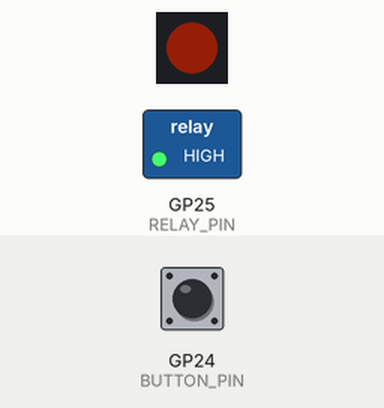
Recording of a sketch running on a simulated Raspberry Pi Pico. On the bench: 1 RGB LEDs in strip order, left to right, switched loads named in the sketch (green lamp = pin HIGH). Dashed ring = blinking. The inputs (shaded band) are chosen by the test bench; at power-on: GP24 (BUTTON_PIN) HIGH. Dim RGB values are drawn brighter than linear.

Above: at 1.2 s.
1.3 s: GP24 (BUTTON_PIN) pulled LOW for 0.15 s
4.4 s: GP24 (BUTTON_PIN) pulled LOW for 1 s
At 5.5 s:
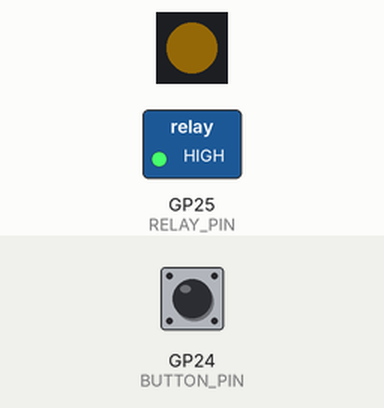
At 8.55 s:
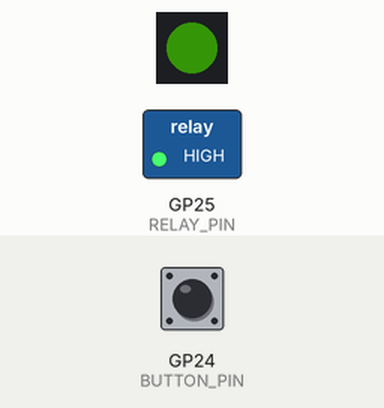
10.7 s: GP24 (BUTTON_PIN) pulled LOW for 0.15 s
13.8 s: GP24 (BUTTON_PIN) pulled LOW for 1 s
At 16.25 s:
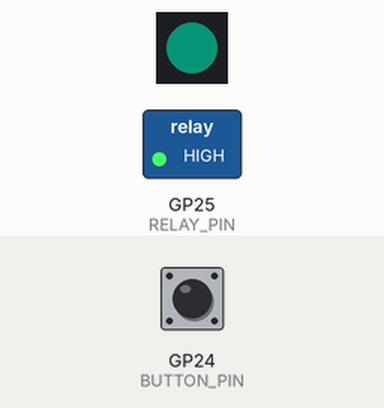
Timing chart, 0 to 26.3 s (numbered marks = the images above; inputs shaded):
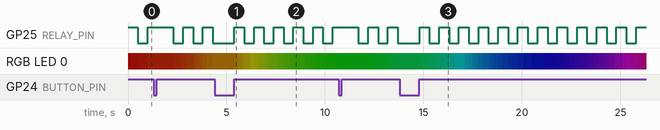

Measured:
- by itself, GP25 (RELAY_PIN): alternates HIGH for 0.50 s and LOW for 0.50 s

The sketch:

SouthBridge.ino
```cpp
/*
- Blue User LED: On GP25, available to user
- RGB WS2812 LED: On GP23
- USR Button : On GP24 (Connected to GND)
*/

#include <Adafruit_NeoPixel.h>
#define RELAY_PIN    25
#define BUTTON_PIN   24  // Builtin USR Button
#define PIXEL_PIN    23  // Digital IO pin connected to the NeoPixels.
#define PIXEL_COUNT   1  // Number of NeoPixels
Adafruit_NeoPixel strip(PIXEL_COUNT, PIXEL_PIN, NEO_GRB + NEO_KHZ800);

int wakeup = 22;
int mask8bit[] = {1, 2, 4, 8, 16, 32, 64, 128};
int mask16bit[] = {1, 2, 4, 8, 16, 32, 64, 128, 256, 512, 1024, 2048, 4096, 8192, 16384, 32768};

//SouthBridge Controller Details
String supportedSocket[] = {"PGA3152","PGB3152"}; //Pin Grid (Gen) A 31pin by 52pin (26pin DIP)
String cpuSeries = "NewTYPE Ampere"; // NewTYPE (Uses Microcontroller board instead of bare cpu chip) Ampere (Gen 1 Processors)
String cpuSpeed = "133Mhz"; //CPU Speed
String cpuClass = "A168"; // (A/B/H/Z LOW/Basic/High/Overclock) (168 = 16addr|8data) (+ for 2nd gen)
String cpuArchitecture = "Nightingale"; //Multiplexed Address and Data Lines (E.g. Zen+)

//SouthBridge μP Details
String southBridgeCore = "Arm Cortex M0+"; //Actual Processor
String southBridgeInstructionSet = "Thumb-2"; //Actual Instruction Set


// Core 1 Setup (Secondary Core)
void setup1() {
  pinMode(BUTTON_PIN, INPUT_PULLUP);
  attachInterrupt(digitalPinToInterrupt(BUTTON_PIN), RGBLED_green, FALLING);
  strip.begin(); // Initialize NeoPixel strip object (REQUIRED)
  strip.show();  // Initialize all pixels to 'off'
  Serial.begin(9600);
}

// Core 1 Loop (Secondary Core)
void loop1() {
  RGBLED_rainbow(100);
}


// Core 0 Setup (Main Core)
void setup(void) {


   pinMode(BUTTON_PIN, INPUT_PULLUP);


   pinMode(RELAY_PIN,OUTPUT);
   digitalWrite(RELAY_PIN,HIGH);
}

// Core 0 Loop (Main Core)
void loop(void) {

      // turn the LED on (HIGH is the voltage level)
  digitalWrite(RELAY_PIN, HIGH);

  // wait for a second
  delay(500);

  // turn the LED off by making the voltage LOW
  digitalWrite(RELAY_PIN, LOW);

   // wait for a second
  delay(500);
}


void RGBLED_green() {
  strip.setPixelColor(0, (strip.gamma32(strip.Color(0,160,0))));  //Pass (Red , Green , Blue) thru gamma32 for better colours
  strip.show(); // Update strip with new contents
  delay(1000);  // Pause for a moment
}

void RGBLED_rainbow(int wait) {
  for(long firstPixelHue = 0; firstPixelHue < 3*65536; firstPixelHue += 256) {
    int pixelHue = firstPixelHue + (0 * 65536L / strip.numPixels());
    strip.setPixelColor(0, (strip.gamma32(strip.ColorHSV(pixelHue,160,96)))); //Pass (Hue , Saturation , Brightness) thru gamma32 for better colours
    strip.show(); // Update strip with new contents
    delay(wait);  // Pause for a moment
  }
}

void bios_init(){
  //Get CPU details
  //Setup Accordingly to match CPU used
  //
  strip.setPixelColor(0, (strip.gamma32(strip.Color(0,0,255))));  //Pass (Red , Green , Blue) thru gamma32 for better colours
  strip.show(); // Update strip with new contents
  delay(1000);  // Pause for a moment
}
```
